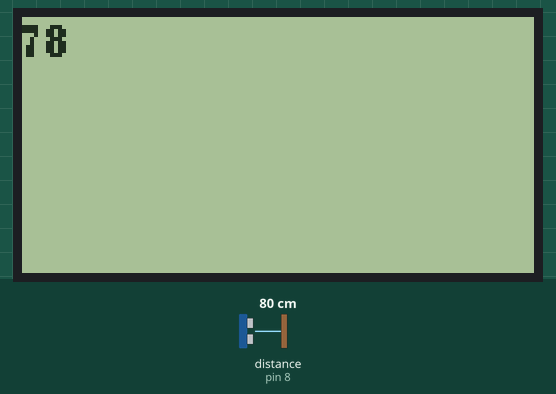
A sketch run on a simulated Arduino Uno, built with avr-gcc and run on an emulated ATmega328P. Parts: 128×64 one-colour display. Wiring (inferred from the names in the program): ultrasonic range finder: trigger pin 9; echo pin 8. The test bench sets the inputs (shaded band); at power-on: distance to the obstacle (sensor on pin 8) 80 cm. The echo pulse lasts 58.3 µs per cm; what the sketch prints to the serial monitor is not drawn.

Above: at 1.8 s.
1.9 s: distance to the obstacle (sensor on pin 8) set to 2 cm
At 3.2 s:
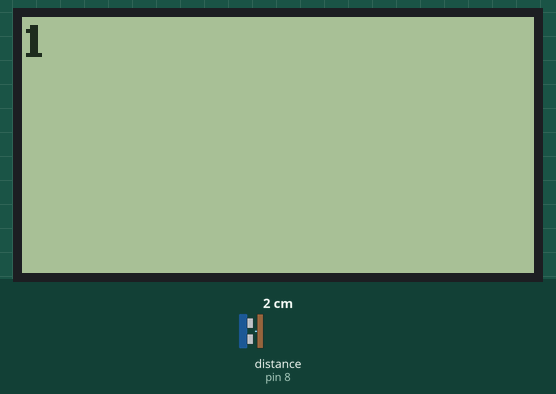
3.6 s: distance to the obstacle (sensor on pin 8) set to 4 cm
At 5.3 s:
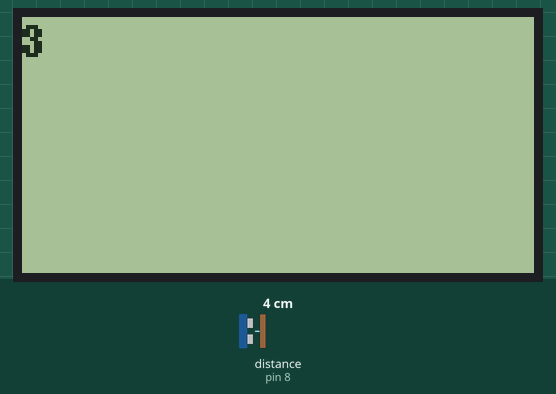
5.6 s: distance to the obstacle (sensor on pin 8) set to 9 cm
Timing chart, 0 to 8.6 s (numbered marks = the images above; inputs shaded):
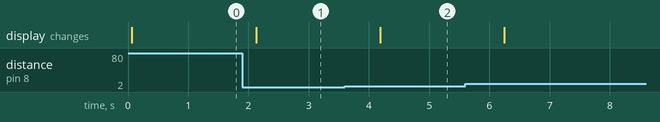

The sketch:

lcd12864.ino
```cpp
#include <Arduino.h>
#include <U8g2lib.h>

#ifdef U8X8_HAVE_HW_SPI
#include <SPI.h>
#endif
#ifdef U8X8_HAVE_HW_I2C
#include <Wire.h>
#endif
//U8G2_ST7920_128X64_1_SW_SPI u8g2(U8G2_R0, /* clock=*/ 13, /* data=*/ 11, /* CS=*/ 10, /* reset=*/ 8);
// not this one U8G2_SSD1306_128X64_NONAME_F_3W_SW_SPI u8g2(U8G2_R0, /* clock=*/ 13, /* data=*/ 11, /* cs=*/ 10, /* reset=*/ 8);
U8G2_ST7920_128X64_F_SW_SPI u8g2(U8G2_R0, /* clock=*/ 13, /* data=*/ 11, /* CS=*/ 10, /* reset=*/ 8);

unsigned long secondCounter = 0;
unsigned long minuteCounter = 0;
unsigned long hourCounter = 0;
unsigned long delayStart = 0;
String secCounterStr, minCounterStr, hrCounterStr,timeStr;
String rtMin,rtSec,rtHour,rtDoW;
String rtTime;
String myDist;
const int trigPin = 9;
const int echoPin = 8;
long duration;
int distance;


void setup(void) {
  u8g2.begin();
  pinMode(trigPin,OUTPUT);
  pinMode(echoPin,INPUT);
  Serial.begin(9600);
}

void loop(void) {
  digitalWrite(trigPin,LOW);
  delayMicroseconds(2);
  digitalWrite(trigPin,HIGH);
  delayMicroseconds(10);
  digitalWrite(trigPin,LOW);
  duration = pulseIn(echoPin,HIGH);
  distance = duration*.034/2;
  myDist = String(distance);
  Serial.println(distance);
  u8g2.clearBuffer();					// clear the internal memory
  u8g2.setFont(u8g2_font_ncenB08_tr);	// choose a suitable font

  u8g2.drawStr(0,10,myDist.c_str());	// write something to the internal memory
  u8g2.sendBuffer();					// transfer internal memory to the display
  delay(1000);
}
```

Measured:
- after the input at 1.9 s, the display: changes after 0.23 s (image 1)
- after the input at 3.6 s, the display: changes after 0.59 s (image 2)
